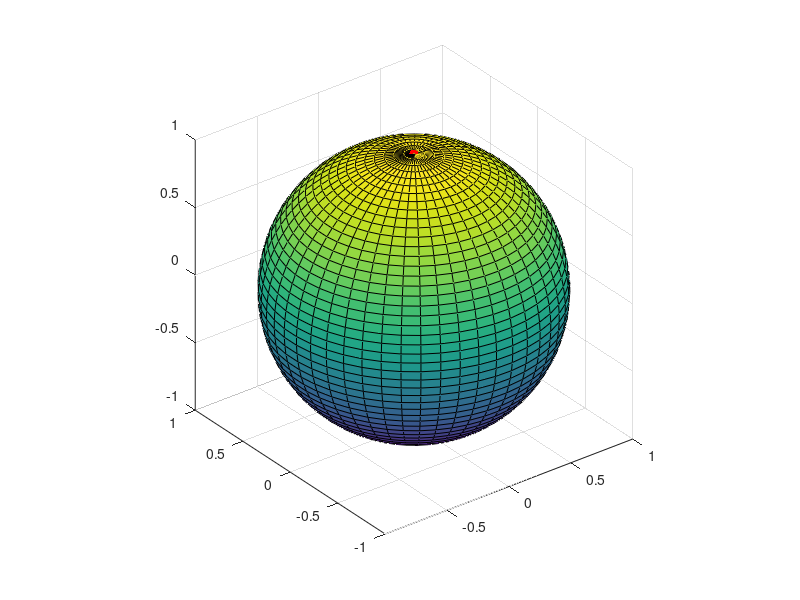
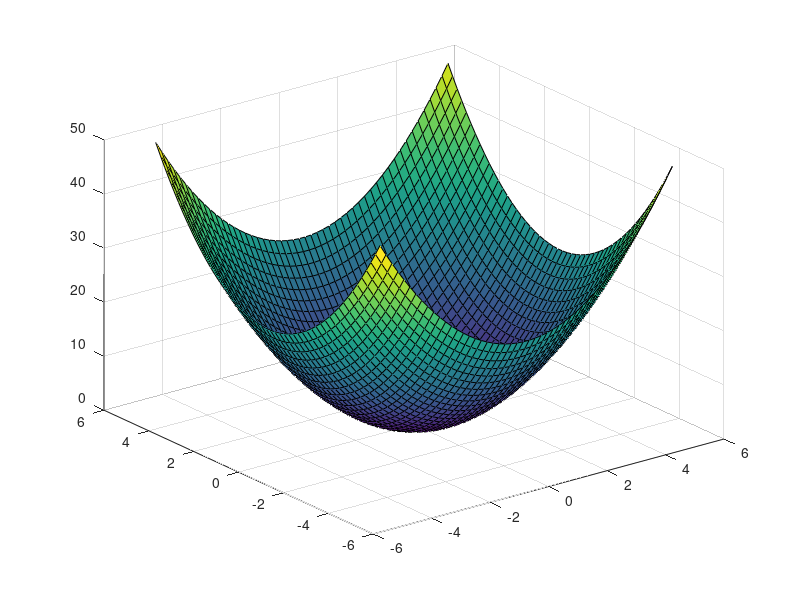
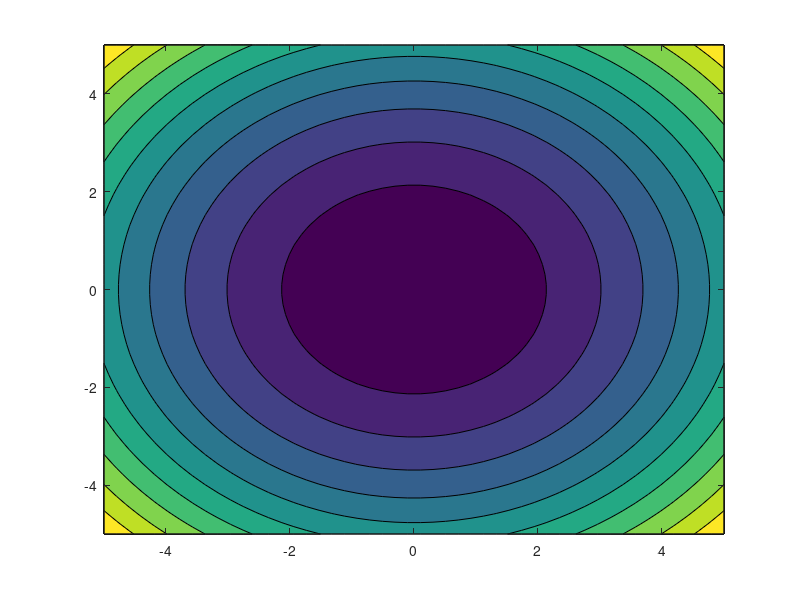

Recreate these plots in MATLAB, in order.
clear; close all; clc

% Create sphere
res = 50;
[theta, phi] = meshgrid(linspace(0, pi, res),linspace(0, 2*pi, res));
x = sin(theta).*cos(phi);
y = sin(theta).*sin(phi);
z = cos(theta);

figure (1)
surf(x,y,z)
hold on
scatter3(sin(0).*cos(0), sin(0).*sin(0), cos(0) ,50, 'r', 'filled')
axis equal


[x, y] = meshgrid(linspace(-5, 5, res),linspace(-5, 5, res));

X = [x(:), y(:)];

f = sum(X.*X,2);

figure(2)
surf(x,y,reshape(f, res, []))
figure (3)
contourf(x,y,reshape(f, res, []))
